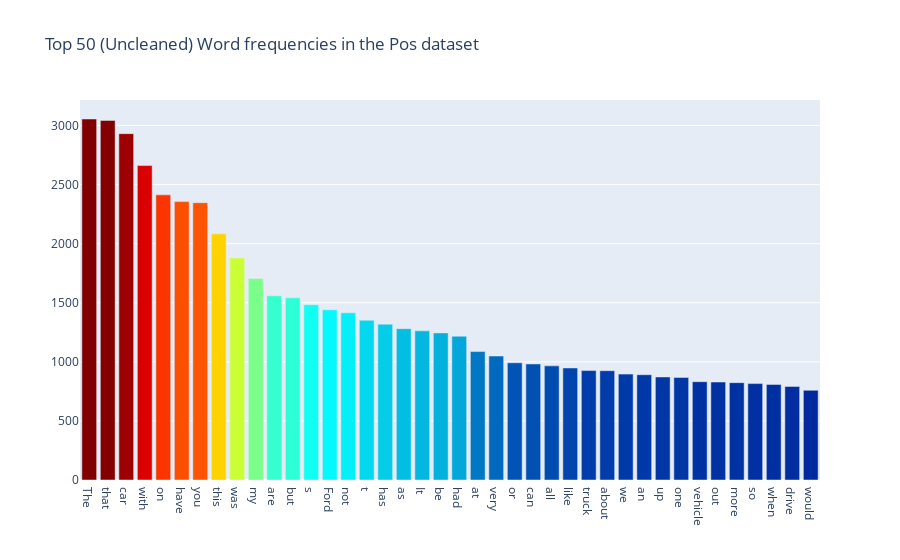

This figure's notebook cell:
### Code cell
all_words = df_Pos['text'].str.split(expand=True).unstack().value_counts()
data = [go.Bar(
            x = all_words.index.values[10:50],
            y = all_words.values[10:50],
            marker= dict(colorscale='Jet',color = all_words.values[10:100]))]

layout = go.Layout(title='Top 50 (Uncleaned) Word frequencies in the Pos dataset')
fig = go.Figure(data=data, layout=layout)
py.iplot(fig, filename='basic-bar')

### Figure 1 — Plotly figure (JSON) as saved in the notebook; plotly's stock layout.template omitted (floating-point values rounded to 4 significant figures)
{"data": [{"marker": {"color": [3055, 3043, 2931, 2661, 2413, 2356, 2347, 2083, 1879, 1706, 1559, 1542, 1484, 1440, 1415, 1352, 1319, 1281, 1262, 1245, 1217, 1087, 1049, 992, 982, 966, 948, 926, 925, 896, 891, 872, 868, 832, 829, 824, 816, 809, 792, 759, 754, 744, 730, 708, 699, 693, 657, 651, 647, 645, 639, 621, 613, 597, 588, 585, 582, 581, 575, 575, 572, 563, 558, 542, 541, 530, 526, 524, 516, 515, 514, 508, 481, 454, 443, 434, 429, 423, 423, 420, 419, 407, 403, 399, 397, 396, 394, 393, 393, 393], "colorscale": [[0, "rgb(0,0,131)"], [0.2, "rgb(0,60,170)"], [0.4, "rgb(5,255,255)"], [0.6, "rgb(255,255,0)"], [0.8, "rgb(250,0,0)"], [1, "rgb(128,0,0)"]]}, "type": "bar", "x": ["The", "that", "car", "with", "on", "have", "you", "this", "was", "my", "are", "but", "s", "Ford", "not", "t", "has", "as", "It", "be", "had", "at", "very", "or", "can", "all", "like", "truck", "about", "we", "an", "up", "one", "vehicle", "out", "more", "so", "when", "drive", "would"], "y": [3055, 3043, 2931, 2661, 2413, 2356, 2347, 2083, 1879, 1706, 1559, 1542, 1484, 1440, 1415, 1352, 1319, 1281, 1262, 1245, 1217, 1087, 1049, 992, 982, 966, 948, 926, 925, 896, 891, 872, 868, 832, 829, 824, 816, 809, 792, 759]}], "layout": {"title": {"text": "Top 50 (Uncleaned) Word frequencies in the Pos dataset"}}}
